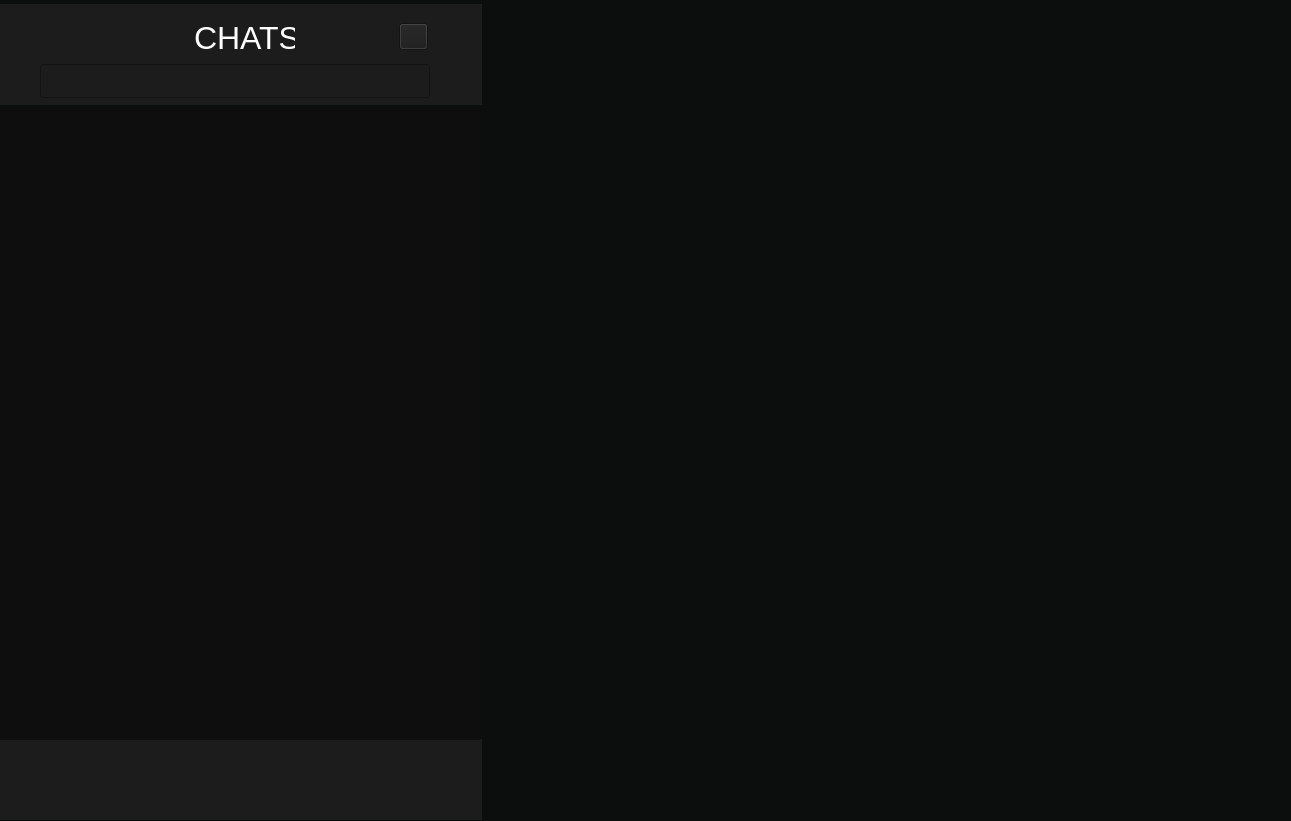
<?xml version="1.0" encoding="UTF-8"?>
<ui version="4.0">
 <class>ChatClass</class>
 <widget class="QWidget" name="ChatClass">
  <property name="geometry">
   <rect>
    <x>0</x>
    <y>0</y>
    <width>1291</width>
    <height>821</height>
   </rect>
  </property>
  <property name="windowTitle">
   <string>Chat</string>
  </property>
  <property name="styleSheet">
   <string notr="true"/>
  </property>
  <widget class="QStackedWidget" name="stackedWidget">
   <property name="geometry">
    <rect>
     <x>-11</x>
     <y>-11</y>
     <width>1311</width>
     <height>841</height>
    </rect>
   </property>
   <property name="styleSheet">
    <string notr="true">background-color: rgba(12,14,14,255);</string>
   </property>
   <widget class="QWidget" name="chats">
    <widget class="QWidget" name="widget" native="true">
     <property name="geometry">
      <rect>
       <x>0</x>
       <y>15</y>
       <width>493</width>
       <height>101</height>
      </rect>
     </property>
     <property name="styleSheet">
      <string notr="true">background: rgba(28, 28, 28, 1);
</string>
     </property>
     <widget class="QLabel" name="label">
      <property name="geometry">
       <rect>
        <x>205</x>
        <y>19</y>
        <width>101</width>
        <height>29</height>
       </rect>
      </property>
      <property name="font">
       <font>
        <pointsize>24</pointsize>
       </font>
      </property>
      <property name="styleSheet">
       <string notr="true">color: rgba(255, 255, 255, 1); 
background-color: transparent;</string>
      </property>
      <property name="text">
       <string>CHATS</string>
      </property>
     </widget>
     <widget class="QPushButton" name="pushButton">
      <property name="geometry">
       <rect>
        <x>410</x>
        <y>19</y>
        <width>29</width>
        <height>27</height>
       </rect>
      </property>
      <property name="styleSheet">
       <string notr="true"/>
      </property>
      <property name="text">
       <string/>
      </property>
     </widget>
     <widget class="QLineEdit" name="Chats_SearchLineChat">
      <property name="geometry">
       <rect>
        <x>51</x>
        <y>60</y>
        <width>390</width>
        <height>34</height>
       </rect>
      </property>
      <property name="font">
       <font>
        <pointsize>20</pointsize>
       </font>
      </property>
     </widget>
    </widget>
    <widget class="QWidget" name="widget_3" native="true">
     <property name="geometry">
      <rect>
       <x>0</x>
       <y>750</y>
       <width>493</width>
       <height>81</height>
      </rect>
     </property>
     <property name="styleSheet">
      <string notr="true">background: rgba(28, 28, 28, 1);
</string>
     </property>
    </widget>
    <widget class="QWidget" name="widget_6" native="true">
     <property name="geometry">
      <rect>
       <x>10</x>
       <y>120</y>
       <width>481</width>
       <height>631</height>
      </rect>
     </property>
     <property name="styleSheet">
      <string notr="true">background-color: rgba(14, 14, 14, 1);
</string>
     </property>
    </widget>
   </widget>
   <widget class="QWidget" name="users">
    <widget class="QListWidget" name="listWidget">
     <property name="geometry">
      <rect>
       <x>0</x>
       <y>121</y>
       <width>493</width>
       <height>631</height>
      </rect>
     </property>
     <property name="lineWidth">
      <number>1</number>
     </property>
     <property name="sortingEnabled">
      <bool>true</bool>
     </property>
    </widget>
    <widget class="QWidget" name="widget_2" native="true">
     <property name="geometry">
      <rect>
       <x>0</x>
       <y>15</y>
       <width>493</width>
       <height>101</height>
      </rect>
     </property>
     <property name="styleSheet">
      <string notr="true">background: rgba(28, 28, 28, 1);
</string>
     </property>
     <widget class="QLabel" name="label_2">
      <property name="geometry">
       <rect>
        <x>205</x>
        <y>19</y>
        <width>101</width>
        <height>29</height>
       </rect>
      </property>
      <property name="font">
       <font>
        <pointsize>24</pointsize>
       </font>
      </property>
      <property name="styleSheet">
       <string notr="true">color: rgba(255, 255, 255, 1); 
background-color: transparent;</string>
      </property>
      <property name="text">
       <string>USERS</string>
      </property>
     </widget>
     <widget class="QPushButton" name="backButton">
      <property name="geometry">
       <rect>
        <x>410</x>
        <y>19</y>
        <width>27</width>
        <height>27</height>
       </rect>
      </property>
      <property name="text">
       <string/>
      </property>
     </widget>
     <widget class="QLineEdit" name="Users_SearchLineUsers">
      <property name="geometry">
       <rect>
        <x>51</x>
        <y>60</y>
        <width>390</width>
        <height>34</height>
       </rect>
      </property>
      <property name="font">
       <font>
        <pointsize>20</pointsize>
       </font>
      </property>
     </widget>
    </widget>
    <widget class="QWidget" name="widget_4" native="true">
     <property name="geometry">
      <rect>
       <x>0</x>
       <y>750</y>
       <width>493</width>
       <height>81</height>
      </rect>
     </property>
     <property name="styleSheet">
      <string notr="true">background: rgba(28, 28, 28, 1);
</string>
     </property>
    </widget>
   </widget>
   <widget class="QWidget" name="message">
    <widget class="QWidget" name="widget_5" native="true">
     <property name="geometry">
      <rect>
       <x>0</x>
       <y>15</y>
       <width>493</width>
       <height>101</height>
      </rect>
     </property>
     <property name="styleSheet">
      <string notr="true">background: rgba(28, 28, 28, 1);
</string>
     </property>
     <widget class="QLabel" name="label_3">
      <property name="geometry">
       <rect>
        <x>205</x>
        <y>19</y>
        <width>101</width>
        <height>29</height>
       </rect>
      </property>
      <property name="font">
       <font>
        <pointsize>24</pointsize>
       </font>
      </property>
      <property name="styleSheet">
       <string notr="true">color: rgba(255, 255, 255, 1); 
background-color: transparent;</string>
      </property>
      <property name="text">
       <string>CHATS</string>
      </property>
     </widget>
     <widget class="QLineEdit" name="Message_SearchLineChats">
      <property name="geometry">
       <rect>
        <x>51</x>
        <y>60</y>
        <width>390</width>
        <height>34</height>
       </rect>
      </property>
      <property name="font">
       <font>
        <pointsize>20</pointsize>
       </font>
      </property>
     </widget>
     <widget class="QPushButton" name="ButtonChat">
      <property name="geometry">
       <rect>
        <x>410</x>
        <y>19</y>
        <width>29</width>
        <height>27</height>
       </rect>
      </property>
      <property name="styleSheet">
       <string notr="true"/>
      </property>
      <property name="text">
       <string/>
      </property>
     </widget>
    </widget>
    <widget class="QWidget" name="widget_7" native="true">
     <property name="geometry">
      <rect>
       <x>490</x>
       <y>15</y>
       <width>811</width>
       <height>101</height>
      </rect>
     </property>
     <property name="styleSheet">
      <string notr="true">background-color: rgba(28, 28, 28, 1);
</string>
     </property>
     <widget class="QLabel" name="avatar">
      <property name="geometry">
       <rect>
        <x>105</x>
        <y>16</y>
        <width>80</width>
        <height>80</height>
       </rect>
      </property>
      <property name="text">
       <string/>
      </property>
      <property name="pixmap">
       <pixmap>images/avatar_photo-resizer.ru (1).png</pixmap>
      </property>
      <property name="alignment">
       <set>Qt::AlignCenter</set>
      </property>
     </widget>
     <widget class="QPushButton" name="backButtonChat">
      <property name="geometry">
       <rect>
        <x>25</x>
        <y>24</y>
        <width>54</width>
        <height>54</height>
       </rect>
      </property>
      <property name="text">
       <string/>
      </property>
     </widget>
    </widget>
    <widget class="QWidget" name="widget_8" native="true">
     <property name="geometry">
      <rect>
       <x>0</x>
       <y>750</y>
       <width>493</width>
       <height>81</height>
      </rect>
     </property>
     <property name="styleSheet">
      <string notr="true">background: rgba(28, 28, 28, 1);
</string>
     </property>
    </widget>
    <widget class="QWidget" name="widget_9" native="true">
     <property name="geometry">
      <rect>
       <x>10</x>
       <y>120</y>
       <width>481</width>
       <height>631</height>
      </rect>
     </property>
     <property name="styleSheet">
      <string notr="true">background-color: rgba(14, 14, 14, 1);
</string>
     </property>
    </widget>
    <widget class="QWidget" name="widget_10" native="true">
     <property name="geometry">
      <rect>
       <x>493</x>
       <y>116</y>
       <width>821</width>
       <height>641</height>
      </rect>
     </property>
     <property name="styleSheet">
      <string notr="true">background-color: rgba(0, 0, 0, 1);
</string>
     </property>
    </widget>
    <widget class="QWidget" name="widget_11" native="true">
     <property name="geometry">
      <rect>
       <x>493</x>
       <y>750</y>
       <width>821</width>
       <height>81</height>
      </rect>
     </property>
     <property name="styleSheet">
      <string notr="true">background: rgba(0, 0, 0, 1);
</string>
     </property>
     <widget class="QLineEdit" name="Message_LineMessageEdit">
      <property name="geometry">
       <rect>
        <x>56</x>
        <y>16</y>
        <width>657</width>
        <height>54</height>
       </rect>
      </property>
      <property name="font">
       <font>
        <pointsize>20</pointsize>
       </font>
      </property>
     </widget>
     <widget class="QPushButton" name="Message_SendButton">
      <property name="geometry">
       <rect>
        <x>735</x>
        <y>20</y>
        <width>54</width>
        <height>54</height>
       </rect>
      </property>
      <property name="text">
       <string/>
      </property>
     </widget>
    </widget>
   </widget>
  </widget>
 </widget>
 <layoutdefault spacing="6" margin="11"/>
 <resources/>
 <connections/>
</ui>
